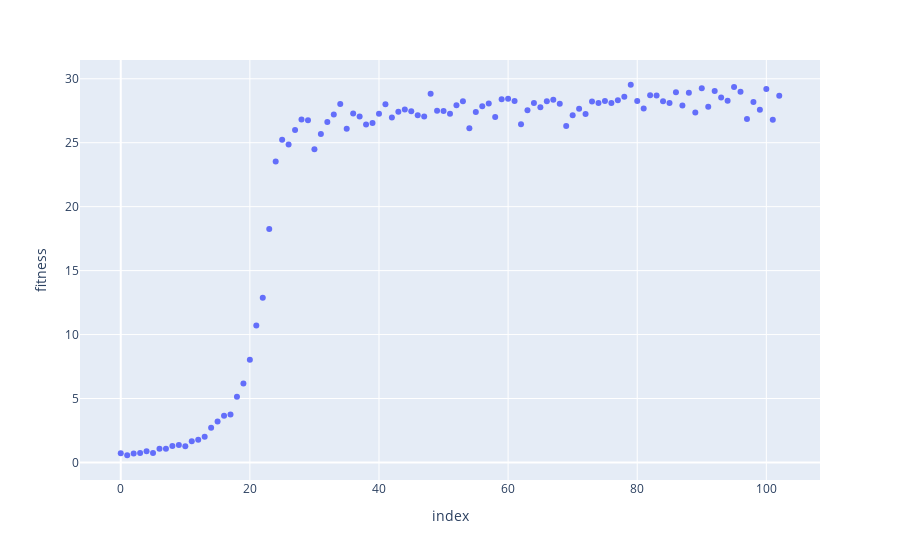

This figure's notebook cell:
### Code cell
infos = pd.read_pickle("models/information.pkl")
px.scatter(infos, x=infos.index, y="fitness")

### Figure 1 — Plotly figure (JSON) as saved in the notebook; plotly's stock layout.template omitted (floating-point values rounded to 4 significant figures)
{"data": [{"hovertemplate": "index=%{x}<br>fitness=%{y}<extra></extra>", "legendgroup": "", "marker": {"color": "#636efa", "symbol": "circle"}, "mode": "markers", "name": "", "orientation": "v", "showlegend": false, "type": "scatter", "x": [0, 1, 2, 3, 4, 5, 6, 7, 8, 9, 10, 11, 12, 13, 14, 15, 16, 17, 18, 19, 20, 21, 22, 23, 24, 25, 26, 27, 28, 29, 30, 31, 32, 33, 34, 35, 36, 37, 38, 39, 40, 41, 42, 43, 44, 45, 46, 47, 48, 49, 50, 51, 52, 53, 54, 55, 56, 57, 58, 59, 60, 61, 62, 63, 64, 65, 66, 67, 68, 69, 70, 71, 72, 73, 74, 75, 76, 77, 78, 79, 80, 81, 82, 83, 84, 85, 86, 87, 88, 89, 90, 91, 92, 93, 94, 95, 96, 97, 98, 99, 100, 101, 102], "xaxis": "x", "y": [0.7188, 0.5625, 0.6953, 0.7422, 0.875, 0.7344, 1.07, 1.07, 1.281, 1.359, 1.266, 1.656, 1.766, 2.008, 2.719, 3.211, 3.656, 3.75, 5.133, 6.18, 8.039, 10.71, 12.88, 18.26, 23.52, 25.23, 24.86, 25.98, 26.82, 26.75, 24.49, 25.69, 26.61, 27.2, 28.03, 26.09, 27.28, 27.04, 26.43, 26.54, 27.26, 28.01, 26.96, 27.41, 27.59, 27.46, 27.16, 27.04, 28.82, 27.49, 27.48, 27.27, 27.94, 28.24, 26.12, 27.41, 27.85, 28.07, 27.02, 28.41, 28.44, 28.27, 26.44, 27.53, 28.11, 27.78, 28.24, 28.37, 28.05, 26.3, 27.14, 27.65, 27.25, 28.23, 28.11, 28.26, 28.11, 28.32, 28.59, 29.53, 28.26, 27.67, 28.71, 28.7, 28.24, 28.1, 28.94, 27.91, 28.91, 27.36, 29.25, 27.81, 29.05, 28.54, 28.29, 29.35, 28.98, 26.86, 28.19, 27.57, 29.2, 26.79, 28.67], "yaxis": "y"}], "layout": {"legend": {"tracegroupgap": 0}, "margin": {"t": 60}, "xaxis": {"anchor": "y", "domain": [0, 1], "title": {"text": "index"}}, "yaxis": {"anchor": "x", "domain": [0, 1], "title": {"text": "fitness"}}}}
